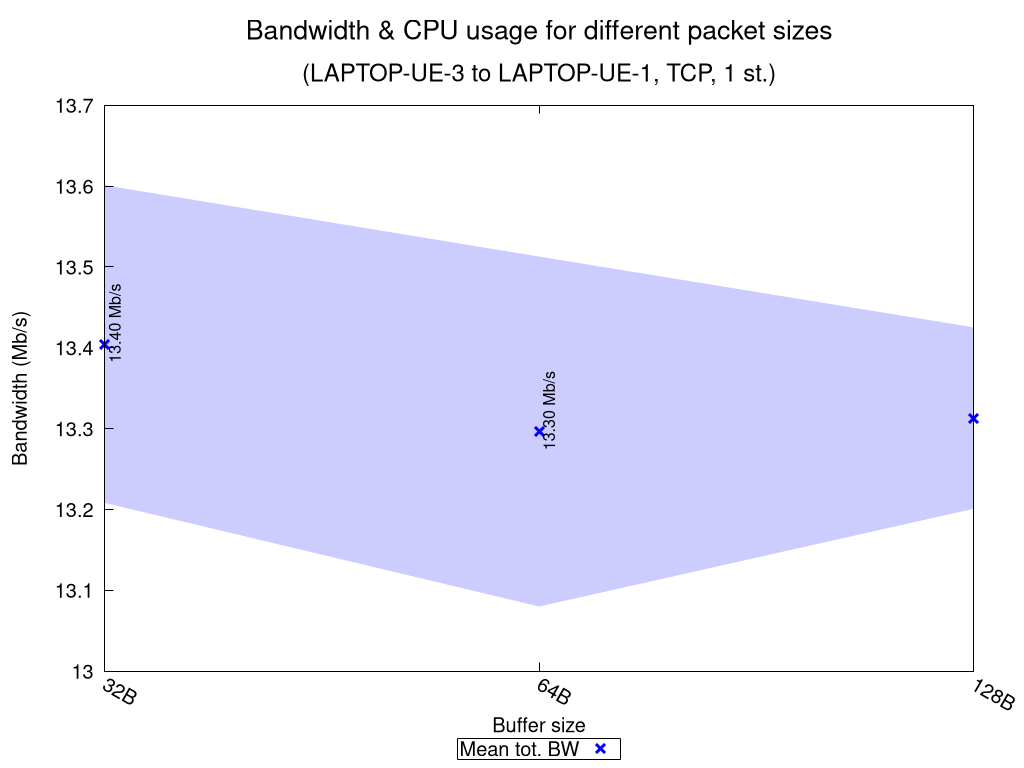

Write gnuplot code to recreate this figure.
set terminal pngcairo nocrop enhanced size 1024,768 font "Verdana,15"
set output "TCP_1_st_2020_10_06_16-04-51_two2one_summary.png"

set title "{/=20 Bandwidth \\& CPU usage for different packet sizes}\n\n{/=18 (LAPTOP-UE-3 to LAPTOP-UE-1, TCP, 1 st.)}"

set xlabel "Buffer size"
set ylabel "Bandwidth (Mb/s)"
set ytics nomirror
set key bmargin center horizontal box samplen 1 width -1
set bmargin 4.6
set rmargin 4.5
set xtics rotate by -30
printxsizes(x) = x < 1024.0 ? sprintf("%.0fB", x) : (x < 1048576.0 ? sprintf("%.0fKB", x/1024.0) : sprintf("%.0fMB", x/1048576.0))

rf = 1000000.0  # rate factor
stats "TCP_1_st_2020_10_06_16-04-51_two2one_iperf_summary.dat" using ($1 >= 0 ? $3 : 1/0) nooutput
set logscale x 2
set style fill transparent solid 0.2 noborder
set autoscale xfix
plot "TCP_1_st_2020_10_06_16-04-51_two2one_iperf_summary.dat" using ($1 >= 0 ? $2 : 1/0):($3/rf-$4/rf):($3/rf+$4/rf) with filledcurves lc rgb "blue" notitle, \
     "" using 2:($1 >= 0 ? $3/rf : 1/0):xtic(printxsizes($2)) with points pt 2 ps 1.5 lw 3 lc rgb "blue" title "Mean tot. BW", \
     "" using 2:($1 >= 0 ? $3/rf : 1/0):(sprintf("%.2f Mb/s", $3/rf)) with labels offset 0.9,1.0 rotate by 90 font ",12" notitle, \
     "" using ($1 < 0 ? $2 : 1/0):(STATS_min/rf):(sprintf("Net test failed!")) with labels offset 0.9,2.5 rotate by 90 tc rgb "red" font ",12" notitle, \
